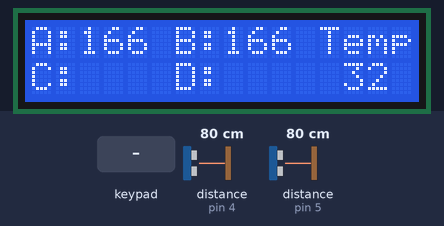
A sketch run on a simulated Arduino Mega 2560, built with avr-gcc and run on an emulated ATmega2560. Shown: 16×2 character LCD. Wiring (inferred from the names in the program): 2 × ultrasonic range finder: trigger pin 2, echo pin 4 / trigger pin 3, echo pin 5. The test bench sets the inputs (shaded band); at power-on: distance to the obstacle (sensors on pin 4, pin 5) 80 cm. The echo pulse lasts 58.3 µs per cm; no radio packets arrive unless stated; what the sketch prints to the serial monitor is not drawn.

Above: at 3.5 s.
3.6 s: distance to the obstacle (sensor on pin 4) set to 2 cm
At 6.3 s:
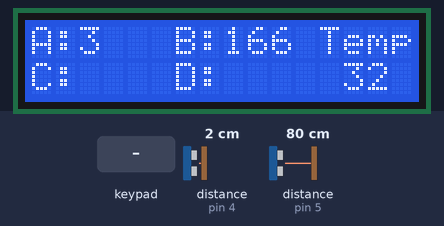
7.0 s: distance to the obstacle (sensor on pin 5) set to 2 cm
At 8.5 s:
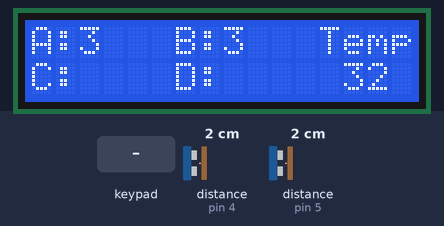
10.8 s: distance to the obstacle (sensor on pin 4) set to 18 cm
At 12.9 s:
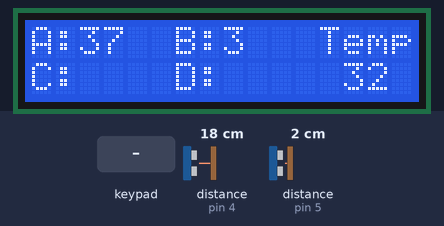
13.1 s: key '1' pressed
16.9 s: key 'C' pressed
At 20.6 s:
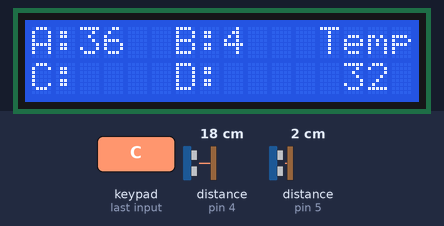
20.7 s: distance to the obstacle (sensor on pin 5) set to 4 cm
At 22.0 s:
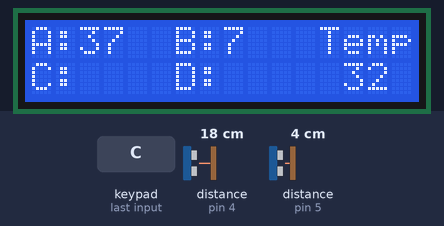
Timing chart, 0 to 23.7 s (numbered marks = the images above; inputs shaded):
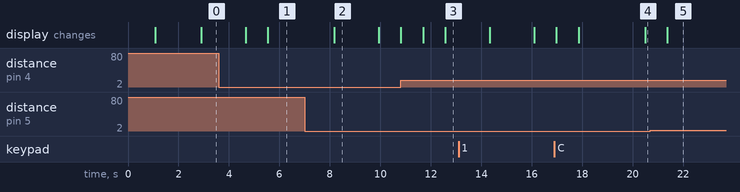

The sketch:

projectTx.ino
```cpp
#include <LiquidCrystal.h>
#include <VirtualWire.h>
#include <PinChangeInt.h>
#include <Keypad.h>

// KEYPAD
const byte ROWS = 4; //four rows
const byte COLS = 4; //three columns
char keys[ROWS][COLS] = {
  {'1','2','3','A'},
  {'4','5','6','B'},
  {'7','8','9','C'},
  {'*','0','#','D'}
};
byte rowPins[ROWS] = {35, 33, 31, 29}; //connect to the row pinouts of the keypad
byte colPins[COLS] = {47, 45, 43, 41}; //connect to the column pinouts of the keypad

Keypad keypad = Keypad( makeKeymap(keys), rowPins, colPins, ROWS, COLS );

// initialize the library with the numbers of the interface pins
LiquidCrystal lcd(6, 7, 8, 9, 10, 11);

const int trigPin = 13;
const int trigPin1 = 2;
const int trigPin2 = 3;

const int echoPin1 = 4;
const int echoPin2 = 5;

const int tempPin = A0;

unsigned long time=0;
unsigned long time1=0;
unsigned long a1=0;
unsigned long a2=0;
unsigned long b1=0;
unsigned long b2=0;
unsigned long c1=0;
unsigned long c2=0;
unsigned long d1=0;
unsigned long d2=0;
unsigned long durationa=0;
unsigned long durationb=0;
unsigned long durationc=0;
unsigned long durationd=0;

int a_range = 0;
int b_range = 0;
int c_range = 0;
int d_range = 0;

unsigned int temp=32;  // current temperature
int vel=340; // current velocity
int vel_inv_micro=29;  // current rate in us/cm
int vel_inv_inches=74;  // current rate in us/inches

int _RESTART_= true;
int _START_ = true;
int _CALIBRATE_= false;
int _RANGE_= true;
int _MENU_= false;

int x_val = 0;  // present x location
int y_val = 0;  // present y location
int grid_val = 0;  // present grid
int x_ind_val = 1;  // present x index
int y_ind_val = 1;  // present y index

int max_grid_val = 0;  // maximum
long max_grid_no = 0;  // maximum number of grids for a particular environment

int x_max = 500;  // x width for the environment
int y_max = 500;  // y width for the environment
int grid_max = 10;  // grid size for the environment
int x_ind_max = 50;  // max index for x coordinate
int y_ind_max = 50;  // max index for y coordinate


long calval=0;
int calcount=0;


char tempVal[4] = "   ";

char startmessage[46] = "Current [L:500,B:500 Grid:10]cm  Calibrate?  ";
char xmessage[35] = "Enter X-length btw 0 and 550cm    ";
char ymessage[35] = "Enter Y-length btw 0 and 550cm    ";
char gridmessage[35] = "Enter Grid size btw 10 and 50cm   ";
char menumessage[3][17]= {"Calibrate? :  A ", "Restart? :    B ", "Position? :   # "};


// ULTRASONIC RANGING FUNCTIONS
void echo1func() {
    if(digitalRead(echoPin1)==HIGH) a1=micros();
  if(digitalRead(echoPin1)==LOW) a2=micros()-a1;

}
void echo2func() {
    if(digitalRead(echoPin2)==HIGH) b1=micros();
  if(digitalRead(echoPin2)==LOW) b2=micros()-b1;


}


long microsecondsToInches(long microseconds)
{
  return microseconds / vel_inv_inches;
}

long microsecondsToCentimeters(long microseconds)
{
 return microseconds / vel_inv_micro;
}

void performRange()
{

//  pinMode(trigPin1, OUTPUT);
//  pinMode(trigPin2, OUTPUT);

   vw_send((uint8_t *)("hello"), 6);

  vw_wait_tx();

  digitalWrite(trigPin1, LOW);

  delayMicroseconds(2);
  digitalWrite(trigPin1, HIGH);

  delayMicroseconds(10);
  digitalWrite(trigPin1, LOW);

    delayMicroseconds(2);


  a1=micros();
  a2=0;

  delay(100);
  durationa = a2;
  a_range = microsecondsToCentimeters(durationa);
  delay(100);

   vw_send((uint8_t *)("hello"), 6);

  vw_wait_tx();

  digitalWrite(trigPin2, LOW);

  delayMicroseconds(2);
  digitalWrite(trigPin2, HIGH);

  delayMicroseconds(10);
  digitalWrite(trigPin2, LOW);

    delayMicroseconds(2);


  b1=micros();
  b2=0;

  delay(100);
  durationb = b2;
  b_range = microsecondsToCentimeters(durationb);
  delay(100);


  Serial.print("a_range:");
  Serial.println(a_range);
  Serial.print("b_range:");
  Serial.println(b_range);
//  Serial.print("c_range:");
//  Serial.print(c_range);
//  Serial.print("d_range:");
//  Serial.println(d_range);
delay(300);
}

void readTemp()  // read temperature and compute conversion rate
{
  //temp = (analogRead(tempPin) * 500.0) / 1024.0;

  vel = 331.4 + 0.6*temp;
  vel_inv_micro = 10000/vel;
  vel_inv_inches = 25400/vel;
}
// END


// SETUP
void setup() {
  lcd.begin(16, 2);
  Serial.begin(9600);
  lcd.print("  Developed by: ");
  lcd.setCursor(0,1);
  lcd.print("Fasae T D 151407");
  delay(1000);
  lcd.setCursor(0,0);
  lcd.print(" Supervised by: ");
  lcd.setCursor(0,1);
  lcd.print(" Dr. I. A. Kamil");
  delay(1000);

  //pinMode(trigPin, OUTPUT);
  pinMode(trigPin1, OUTPUT);
  pinMode(trigPin2, OUTPUT);
//  pinMode(trigPin3, OUTPUT);
//  pinMode(trigPin4, OUTPUT);

  pinMode(echoPin1, INPUT);
  pinMode(echoPin2, INPUT);

  vw_set_ptt_inverted(true); // Required for DR3100
  vw_setup(2000);	 // Bits per sec

  PCintPort::attachInterrupt(echoPin1, &echo1func, CHANGE);
  PCintPort::attachInterrupt(echoPin2, &echo2func, CHANGE);


}

// END

// LOOP
void loop()
{

//  if(_RESTART_) restart();
//
//  if (_CALIBRATE_) calibrate();

  if (_RANGE_) range();

//  if (_MENU_) menu();


}

// HELPER FUNCTIONS
char * val_to_char(int value, int len)
{
  char ch;
  int value1;
  tempVal[len] = '\0';
  for(int i=0;i<len;i++)
  {
    value1 = value % 10;
    switch(value1){
      case 0: ch = '0';break;
      case 1: ch = '1';break;
      case 2: ch = '2';break;
      case 3: ch = '3';break;
      case 4: ch = '4';break;
      case 5: ch = '5';break;
      case 6: ch = '6';break;
      case 7: ch = '7';break;
      case 8: ch = '8';break;
      case 9: ch = '9';break;
      default : break;
    }
    *(tempVal+len-1-i) = ch;
    value = value/10;
  }
  while(tempVal[0] == '0')
  {
    int j=0;
    while(j<len-1)
    {
      tempVal[j] = tempVal[j+1];
      j++;
    }
    tempVal[j] = ' ';
  }
  return tempVal;
}

void calculate()
{
  x_ind_max = point_to_ind(x_max);
  y_ind_max = point_to_ind(y_max);
  x_val = d_range;
  y_val = b_range;
  grid_val = point_to_grid(x_val, y_val);
  x_ind_val = point_to_ind(x_val);
  y_ind_val = point_to_ind(y_val);

  max_grid_no = x_max * y_max/(grid_max * grid_max);
}

int ind_to_grid(int x, int y)
{
  return (y-1)*x_ind_max + x;
}

int point_to_grid(int px, int py)
{
  return ind_to_grid(point_to_ind(px), point_to_ind(py));
}
void grid_to_point(int grid_no, int *x, int *y)
{
  int x_temp = (grid_val - 1) % x_ind_max;
  int y_temp = (grid_val / x_ind_max);
  *x = (x_temp * grid_max) + grid_max/2;
  *y = (y_temp * grid_max) + grid_max/2;
}
int point_to_ind(int pt)
{
  return pt/grid_max + 1;
}
int ind_to_point(int ind)
{
  return ind*grid_max + (0.5*grid_max);
}
// END

// DISPLAY + ACCEPT KEY FUNCTIONS
void hor_lcd_roll(char* message, int len, char* value, int pos, int delay1, int delay2, void (*pf)(char, int*) )
{
  int i=0;
  char stream[17] = "JustANonentityNo";
  lcd.setCursor(0,1);
  lcd.print(value);
  int loop_end=0;
  time = millis();
  char key;
  while(!loop_end)
  {
    lcd.setCursor(0,0);
    strncpy(stream,(message+i),16);
  lcd.print(stream);

  char key = keypad.getKey();

  if (key != NO_KEY)
  {
    Serial.println(key);
    pf(key,&loop_end);
  }

  if(((millis()-time)>delay1)&&i!=0&&i!=(len-17))
  {
    time=millis();
    i++;
  }
  if(((millis()-time)>delay2)&&(i==0||i==(len-17)))
  {
	time=millis();
      if(i==(len-17))
      {
        i=0;
      }
      else
      {
        i++;
      }

  }


  }
}

void ver_lcd_roll(char message[4][17], int len, int delay1, int delay2, void (*pf)(char, int*) )
{
  int i=0;
  int loop_end=0;
  time = millis();
  while(!loop_end)
  {
  lcd.setCursor(0,0);
  lcd.print(message[i]);
  lcd.setCursor(0,1);
  lcd.print(message[(i+1)%len]);

  char key = keypad.getKey();

  if (key != NO_KEY)
  {
    Serial.println(key);
    pf(key,&loop_end);
  }

  if(((millis()-time)>delay1)&&i!=0)
  {
    time=millis();
    i++;
  }
  if(((millis()-time)>delay2)&&i==0)
  {
    time=millis();
	i++;
  }

  if(i==(len))i=0;
  }
}
// END


// MODULAR FUNCTIONS
void restart()
{
  Serial.println("RESTART");
  //strcat(strcat(strcat(strcat(strcat(strcat(strcat(startmessage,"Current [L:"),val_to_char(x_max,3)),",B:"),val_to_char(y_max,3))," Grid:"),val_to_char(grid_max,2)),"]cm Calibrate?  ");
  val_to_char(x_max,3);

  startmessage[11]=tempVal[0];
  startmessage[12]=tempVal[1];
  startmessage[13]=tempVal[2];
  val_to_char(y_max,3);
  startmessage[17]=tempVal[0];
  startmessage[18]=tempVal[1];
  startmessage[19]=tempVal[2];
  val_to_char(grid_max,2);
  startmessage[26]=tempVal[0];
  startmessage[27]=tempVal[1];

  hor_lcd_roll(startmessage, 45, "  Yes:*   No:#  ", 0, 400, 1000, getStart);
  _RESTART_ = false;
  Serial.println("RESTART END");

}
void calibrate()
{
  Serial.println("CALIBRATE");
  calval = 0;
  hor_lcd_roll(xmessage, 34, "          #:end ", 0, 400, 1000,getCalibrate);
  x_max = calval;
  while(!(x_max<=550))
  {
    calval = 0;
    hor_lcd_roll(xmessage, 34, "          #:end ", 0, 400, 1000,getCalibrate);
    x_max = calval;
  }

  calval = 0;
  hor_lcd_roll(ymessage, 34, "          #:end ", 0, 400, 1000,getCalibrate);
  y_max = calval;
  while(!(y_max<=550))
  {
    calval = 0;
    hor_lcd_roll(ymessage, 34, "          #:end ", 0, 400, 1000,getCalibrate);
    y_max = calval;
  }

  calval = 0;
  hor_lcd_roll(gridmessage, 33, "          #:end ", 0, 400, 1000,getCalibrate);
  grid_max = calval;
  while(!(grid_max>=10 && grid_max<=50))
  {
    calval = 0;
    hor_lcd_roll(gridmessage, 33, "          #:end ", 0, 400, 1000,getCalibrate);
    grid_max = calval;
  }

  _CALIBRATE_ = false;
  _RANGE_ = true;
  Serial.println("CALIBRATE END");
}

void range()
{
  Serial.println("RANGE");
  readTemp();
  performRange();
  calculate();

  lcd.setCursor(0,0);
  lcd.print("A:    B:    Temp");
  lcd.setCursor(0,1);
  lcd.print("C:    D:        ");
  lcd.setCursor(2,0);
  lcd.print(val_to_char(a_range,4));
  lcd.setCursor(8,0);
  lcd.print(val_to_char(b_range,4));
  lcd.setCursor(2,1);
  lcd.print(val_to_char(c_range,4));
  lcd.setCursor(8,1);
  lcd.print(val_to_char(d_range,4));
  lcd.setCursor(13,1);
  lcd.print(val_to_char(temp,3));

  char key = keypad.getKey();
  if (key != NO_KEY) Serial.println(key);
  if (key == '*') _MENU_ = true;

  delay(50);
  Serial.println("RANGE END");
}

void menu()
{
  Serial.println("MENU");
  ver_lcd_roll(menumessage, 3, 1000, 1000,getMenu);

  _MENU_ = false;
  Serial.println("MENU END");
}


// END


// PARSING PRESSED KEY FUNCTIONS
void getStart(char ch, int *loop_end)
{
  switch(ch){
    case '*': _CALIBRATE_ = true;*loop_end = 1;break;  // Terminate the while loop affecting display in calling function
    case '#': _RANGE_ = true;*loop_end = 1; break;
  }

}

void getCalibrate(char ch, int *loop_end)
{

  lcd.setCursor(1,1);
  switch(ch){
    case '0': calval = calval*10 + 0;break;
    case '1': calval = calval*10 + 1;break;
    case '2': calval = calval*10 + 2;break;
    case '3': calval = calval*10 + 3;break;
    case '4': calval = calval*10 + 4;break;
    case '5': calval = calval*10 + 5;break;
    case '6': calval = calval*10 + 6;break;
    case '7': calval = calval*10 + 7;break;
    case '8': calval = calval*10 + 8;break;
    case '9': calval = calval*10 + 9;break;
    case '#': *loop_end = 1; // Terminate the while loop affecting display in calling function
    default: break;
  }
  lcd.print(calval);

}

void getRange(char ch, int *loop_end)
{

  if(ch=='*')
  {
    _MENU_ = true;
    *loop_end = 1; // Terminate the while loop affecting display in calling function
  }
}

void getMenu(char ch, int *loop_end)
{

 switch(ch){
    case 'A': _CALIBRATE_ = true;*loop_end = 1;break;   // Terminate the while loop affecting display in calling function
    case 'B': _RESTART_ = true;*loop_end = 1;break;
    case '#': _RANGE_ = true;*loop_end = 1;break;
    default: break;
  }


}


// END
```

Measured:
- after the input at 3.6 s, the display: first changes after 1.1 s (image 1 shows a later state)
- after the input at 7.0 s, the display: changes after 1.2 s (image 2)
- after the input at 10.8 s, the display: first differs from a run without the input after 0.90 s (image 3 shows a later state)
- after the input at 20.7 s, the display: changes after 0.67 s (image 5)
- what the display in image 2 shows lasts 1.7 s, from 8.2 s to 9.9 s
